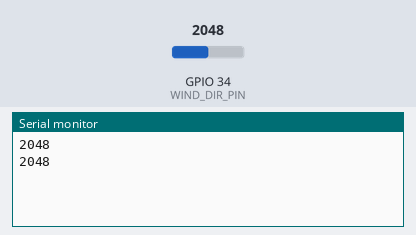
A sketch run on a simulated ESP32. Parts: the last lines printed to the serial monitor. The test bench sets the inputs (shaded band); at power-on: GPIO 34 (WIND_DIR_PIN) = 2048.

Above: at 1.8 s.
1.9 s: GPIO 34 (WIND_DIR_PIN) set to 2866
At 2.8 s:
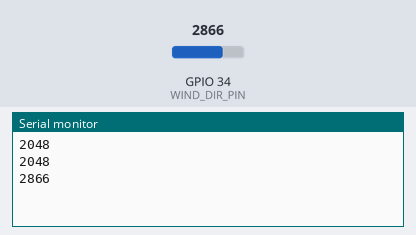
3.4 s: GPIO 34 (WIND_DIR_PIN) set to 3603
At 4.8 s:
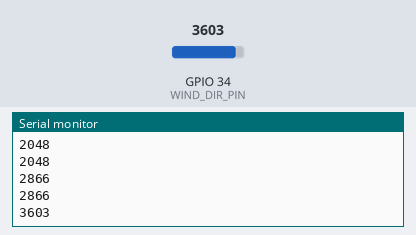
Timing chart, 0 to 6.4 s (numbered marks = the images above; inputs shaded):
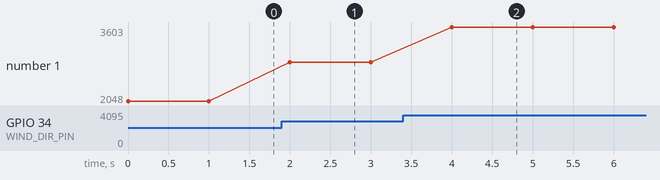

The sketch:

melexis_eval_rotary_pos.ino
```cpp
#define WIND_DIR_PIN 34

void setup()
{
  Serial.begin(115200);
  pinMode(WIND_DIR_PIN, INPUT);
}

void loop()
{
  Serial.println(analogRead(WIND_DIR_PIN));
  delay(1000);
}
```

Measured:
- after the input at 1.9 s, the serial monitor: prints a new line after 0.10 s (image 1)
- after the input at 3.4 s, the serial monitor: prints a new line after 0.60 s (image 2)
- plotted number 1: 2048 → 2866 after the input at 1.9 s, 2866 → 3603 after the input at 3.4 s
